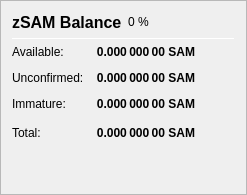
                   <widget class="QFrame" name="frame_ZerocoinBalances">
                    <property name="frameShape">
                     <enum>QFrame::StyledPanel</enum>
                    </property>
                    <property name="frameShadow">
                     <enum>QFrame::Raised</enum>
                    </property>
                    <layout class="QVBoxLayout" name="verticalLayout_7">
                     <item>
                      <layout class="QHBoxLayout" name="horizontalLayout_8" stretch="0,0,0">
                       <item>
                        <widget class="QLabel" name="label_5z_3">
                         <property name="minimumSize">
                          <size>
                           <width>0</width>
                           <height>20</height>
                          </size>
                         </property>
                         <property name="font">
                          <font>
                           <pointsize>12</pointsize>
                           <weight>75</weight>
                           <bold>true</bold>
                          </font>
                         </property>
                         <property name="text">
                          <string>zSAM Balance</string>
                         </property>
                        </widget>
                       </item>
                       <item>
                        <widget class="QLabel" name="labelzSAMPercent">
                         <property name="text">
                          <string notr="true">0 %</string>
                         </property>
                        </widget>
                       </item>
                       <item>
                        <spacer name="horizontalSpacer_11">
                         <property name="orientation">
                          <enum>Qt::Horizontal</enum>
                         </property>
                         <property name="sizeHint" stdset="0">
                          <size>
                           <width>40</width>
                           <height>20</height>
                          </size>
                         </property>
                        </spacer>
                       </item>
                      </layout>
                     </item>
                     <item>
                      <widget class="Line" name="line_ZerocoinBalance">
                       <property name="minimumSize">
                        <size>
                         <width>0</width>
                         <height>1</height>
                        </size>
                       </property>
                       <property name="maximumSize">
                        <size>
                         <width>16777215</width>
                         <height>1</height>
                        </size>
                       </property>
                       <property name="orientation">
                        <enum>Qt::Horizontal</enum>
                       </property>
                      </widget>
                     </item>
                     <item>
                      <layout class="QGridLayout" name="gridLayout_5">
                       <property name="spacing">
                        <number>12</number>
                       </property>
                       <item row="1" column="0">
                        <widget class="QLabel" name="labelzBalanceMatureText">
                         <property name="toolTip">
                          <string>Mature: more than 20 confirmation and more than 1 mint of the same denomination after it was minted.
These zSAM are spendable.</string>
                         </property>
                         <property name="text">
                          <string>Available:</string>
                         </property>
                        </widget>
                       </item>
                       <item row="1" column="1">
                        <widget class="QLabel" name="labelzBalanceMature">
                         <property name="font">
                          <font>
                           <weight>75</weight>
                           <bold>true</bold>
                          </font>
                         </property>
                         <property name="toolTip">
                          <string>Mature: more than 20 confirmation and more than 1 mint of the same denomination after it was minted.
These zSAM are spendable.</string>
                         </property>
                         <property name="text">
                          <string notr="true">0.000 000 00 SAM</string>
                         </property>
                         <property name="alignment">
                          <set>Qt::AlignRight|Qt::AlignTrailing|Qt::AlignVCenter</set>
                         </property>
                        </widget>
                       </item>
                       <item row="2" column="0">
                        <widget class="QLabel" name="labelzBalanceUnconfirmedText">
                         <property name="toolTip">
                          <string>Unconfirmed: less than 20 confirmations
Immature: confirmed, but less than 1 mint of the same denomination after it was minted</string>
                         </property>
                         <property name="text">
                          <string>Unconfirmed:</string>
                         </property>
                        </widget>
                       </item>
                       <item row="2" column="1">
                        <widget class="QLabel" name="labelzBalanceUnconfirmed">
                         <property name="font">
                          <font>
                           <weight>75</weight>
                           <bold>true</bold>
                          </font>
                         </property>
                         <property name="toolTip">
                          <string>Unconfirmed: less than 20 confirmations
Immature: confirmed, but less than 1 mint of the same denomination after it was minted</string>
                         </property>
                         <property name="text">
                          <string notr="true">0.000 000 00 SAM</string>
                         </property>
                         <property name="alignment">
                          <set>Qt::AlignRight|Qt::AlignTrailing|Qt::AlignVCenter</set>
                         </property>
                        </widget>
                       </item>
                       <item row="3" column="0">
                        <widget class="QLabel" name="labelzBalanceImmatureText">
                         <property name="toolTip">
                          <string>Unconfirmed: less than 20 confirmations
Immature: confirmed, but less than 1 mint of the same denomination after it was minted</string>
                         </property>
                         <property name="text">
                          <string>Immature:</string>
                         </property>
                        </widget>
                       </item>
                       <item row="3" column="1">
                        <widget class="QLabel" name="labelzBalanceImmature">
                         <property name="font">
                          <font>
                           <weight>75</weight>
                           <bold>true</bold>
                          </font>
                         </property>
                         <property name="toolTip">
                          <string>Unconfirmed: less than 20 confirmations
Immature: confirmed, but less than 1 mint of the same denomination after it was minted</string>
                         </property>
                         <property name="text">
                          <string notr="true">0.000 000 00 SAM</string>
                         </property>
                         <property name="alignment">
                          <set>Qt::AlignRight|Qt::AlignTrailing|Qt::AlignVCenter</set>
                         </property>
                        </widget>
                       </item>
                       <item row="4" column="0">
                        <widget class="QLabel" name="labelzBalanceText">
                         <property name="toolTip">
                          <string>Your current zSAM balance, unconfirmed and immature zSAM included.</string>
                         </property>
                         <property name="text">
                          <string>Total:</string>
                         </property>
                        </widget>
                       </item>
                       <item row="4" column="1">
                        <widget class="QLabel" name="labelzBalance">
                         <property name="font">
                          <font>
                           <weight>75</weight>
                           <bold>true</bold>
                          </font>
                         </property>
                         <property name="cursor">
                          <cursorShape>IBeamCursor</cursorShape>
                         </property>
                         <property name="toolTip">
                          <string>Your current zSAM balance, unconfirmed and immature zSAM included.</string>
                         </property>
                         <property name="text">
                          <string notr="true">0.000 000 00 SAM</string>
                         </property>
                         <property name="alignment">
                          <set>Qt::AlignRight|Qt::AlignTrailing|Qt::AlignVCenter</set>
                         </property>
                         <property name="textInteractionFlags">
                          <set>Qt::LinksAccessibleByMouse|Qt::TextSelectableByKeyboard|Qt::TextSelectableByMouse</set>
                         </property>
                        </widget>
                       </item>
                       <item row="4" column="2">
                        <spacer name="horizontalSpacer_4">
                         <property name="orientation">
                          <enum>Qt::Horizontal</enum>
                         </property>
                         <property name="sizeHint" stdset="0">
                          <size>
                           <width>40</width>
                           <height>20</height>
                          </size>
                         </property>
                        </spacer>
                       </item>
                      </layout>
                     </item>
                     <item>
                      <spacer name="verticalSpacer_4">
                       <property name="orientation">
                        <enum>Qt::Vertical</enum>
                       </property>
                       <property name="sizeHint" stdset="0">
                        <size>
                         <width>20</width>
                         <height>40</height>
                        </size>
                       </property>
                      </spacer>
                     </item>
                    </layout>
                   </widget>
